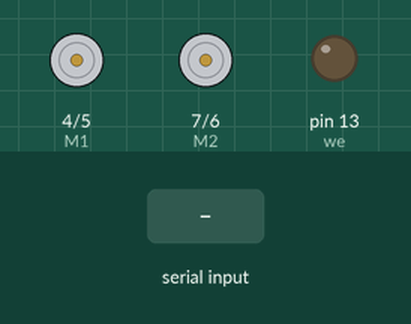
The sketch below on a simulated Arduino Mega 2560, built with avr-gcc and run on an emulated ATmega2560. Shown: direction and speed pins drawn as motors (green arrow = direction pin HIGH = forward, orange = LOW = backward, longer = more drive), output pins drawn as LEDs (lit = HIGH). The test bench sets the inputs (shaded band).

Above: at 1.2 s.
1.3 s: "f" received over the second serial link
At 1.9 s:
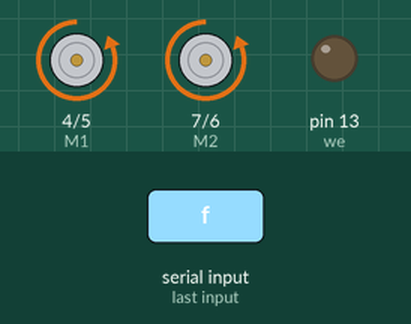
2.8 s: "b" received over the second serial link
At 4.0 s:
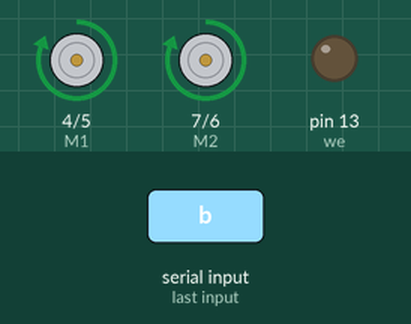
4.3 s: "l" received over the second serial link
At 5.4 s:
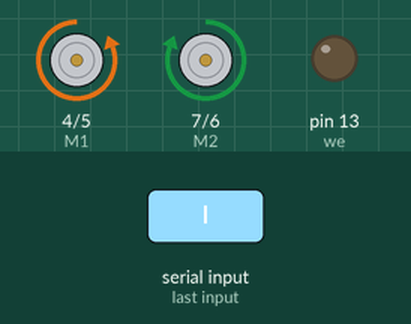
5.8 s: "r" received over the second serial link
At 6.5 s:
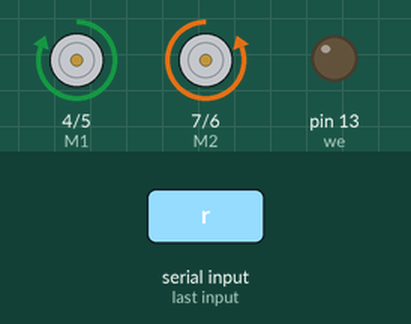
7.3 s: "s" received over the second serial link
At 7.6 s:
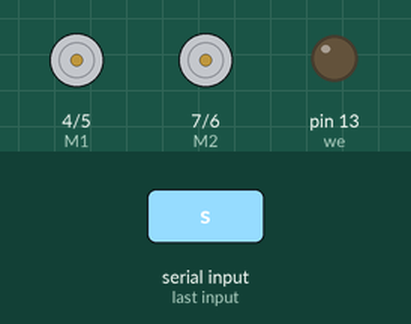
Timing chart, 0 to 9.8 s (numbered marks = the images above; inputs shaded):
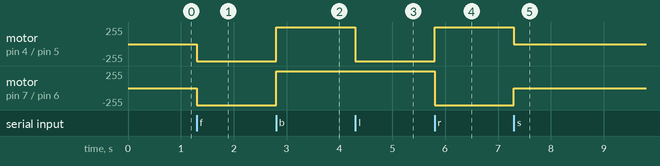

The sketch:

sketch_for_car.ino
```cpp
char msgs[5][15] = {
	"Up Key OK    ",
	"Left Key OK  ",
	"Down Key OK  ",
	"Right Key OK ",
	"Select Key OK" };
char start_msg[15] = { "Start loop "};
int  adc_key_val[5] ={ 30, 150, 360, 535, 760 };
int NUM_KEYS = 5;
int adc_key_in;
int key = -1;
int oldkey = -1;

//Standard PWM DC control
int E1 = 5;     //M1 Speed Control
int E2 = 6;     //M2 Speed Control
int M1 = 4;    //M1 Direction Control
int M2 = 7;    //M1 Direction Control

void stop(void)                    //Stop
{
  digitalWrite(E1,LOW);
  digitalWrite(E2,LOW);
}
void advance(char a,char b)          //Move forward
{

  analogWrite (E1,a);
  digitalWrite(M1,LOW);
  analogWrite (E2,b);
  digitalWrite(M2,LOW);
}
void back_off (char a,char b)          //Move backward
{
  analogWrite (E1,a);      //PWM Speed Control
  digitalWrite(M1,HIGH);
  analogWrite (E2,b);
  digitalWrite(M2,HIGH);
}
void turn_L (char a,char b)             //Turn Left
{
  analogWrite (E1,a);
  digitalWrite(M1,LOW);
  analogWrite (E2,b);
  digitalWrite(M2,HIGH);
}
void turn_R (char a,char b)             //Turn Right
{
  analogWrite (E1,a);
  digitalWrite(M1,HIGH);
  analogWrite (E2,b);
  digitalWrite(M2,LOW);
}

void setup(void)
{
	int i;
	pinMode(13, OUTPUT);  //we’ll use the debug LED to output a heartbeat
	for(i=4;i<=7;i++)
	pinMode(i, OUTPUT);
	Serial1.begin(115200);
	Serial.println("Run keyboard control");
}

void loop() {

  if (Serial1.available() )
  {
    char incomingByte = Serial1.read();
    Serial.write(incomingByte);
    switch(incomingByte) {
      case 'f':
        advance (255,255);
        break;
      case 'b':
        back_off (255,255);
        break;
      case 'l':
        turn_L (200,200);
        break;
      case 'r':
        turn_R (200,200);
        break;
      case 's':
        stop();
        break;
    }
  }
}
```

Measured:
- after the input at 1.3 s, motor on pin 4 (M1) / pin 5 (E1), motor on pin 7 (M2) / pin 6 (E2): stopped → backward 255/255 at once
- after the input at 2.8 s, motor on pin 4 (M1) / pin 5 (E1), motor on pin 7 (M2) / pin 6 (E2): backward 255/255 → forward 255/255 at once
- after the input at 4.3 s, motor on pin 4 (M1) / pin 5 (E1): forward 255/255 → backward 255/255 at once
- after the input at 5.8 s, motor on pin 4 (M1) / pin 5 (E1): backward 255/255 → forward 255/255 at once; motor on pin 7 (M2) / pin 6 (E2): forward 255/255 → backward 255/255 at once
- after the input at 7.3 s, motor on pin 4 (M1) / pin 5 (E1): forward 255/255 → stopped at once; motor on pin 7 (M2) / pin 6 (E2): backward 255/255 → stopped at once
